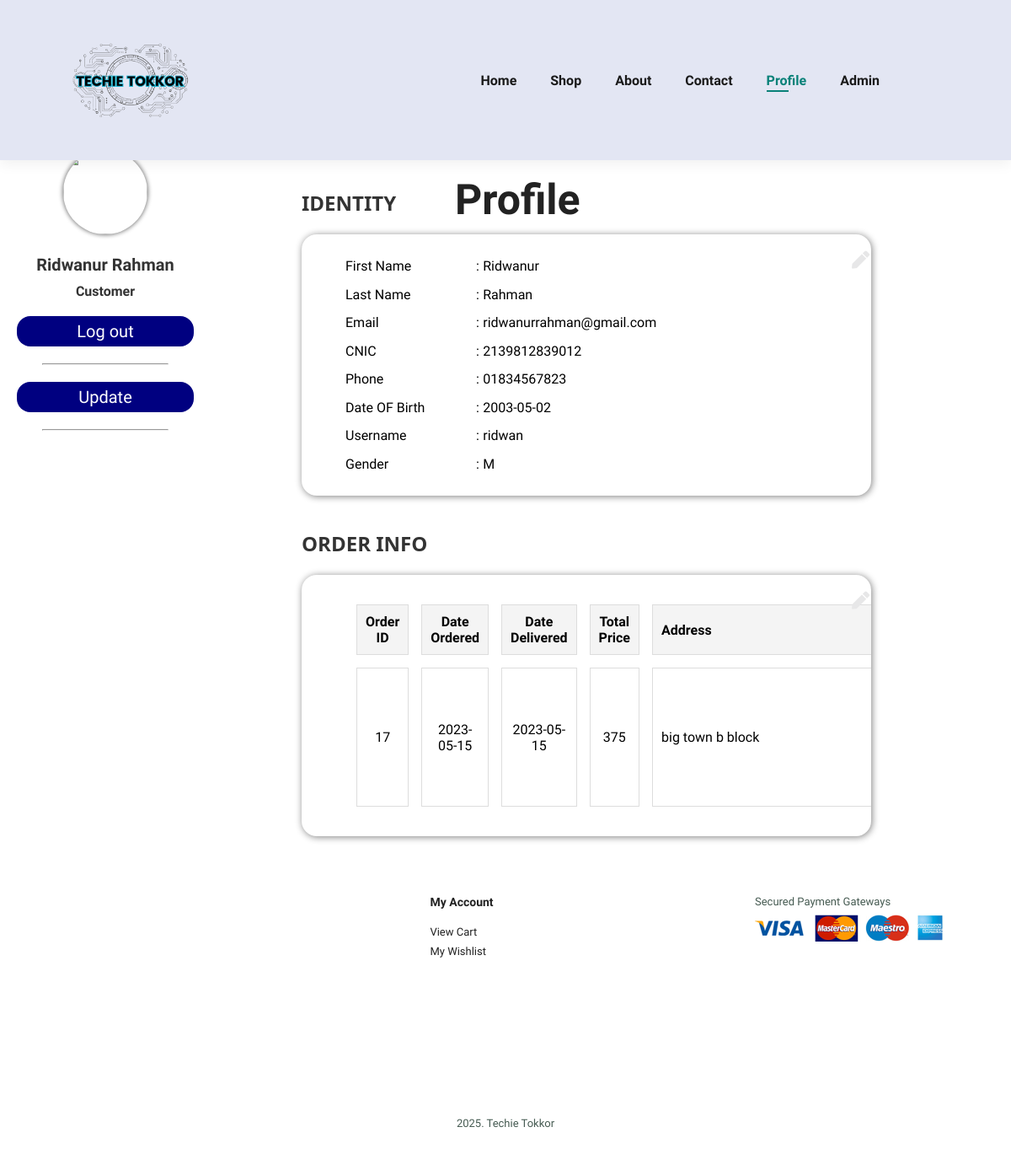
Page /website/profile.php (signed in) on the committed database.
### tables this page shows
CREATE TABLE `accounts` (
  `aid` int(11) NOT NULL,
  `afname` varchar(100) NOT NULL,
  `alname` varchar(100) NOT NULL,
  `phone` char(11) NOT NULL,
  `email` varchar(100) NOT NULL,
  `cnic` char(13) NOT NULL,
  `dob` date NOT NULL,
  `username` varchar(100) NOT NULL,
  `gender` varchar(10) NOT NULL,
  `password` varchar(100) NOT NULL
);

CREATE TABLE `orders` (
  `oid` int(11) NOT NULL,
  `dateod` date NOT NULL,
  `datedel` date DEFAULT NULL,
  `aid` int(11) NOT NULL,
  `address` varchar(255) NOT NULL,
  `city` varchar(50) NOT NULL,
  `country` varchar(100) NOT NULL,
  `account` char(16) DEFAULT NULL,
  `total` int(11) NOT NULL
);

### website/profile.php (the view, shortened to what this page needs)
<!DOCTYPE html>
<html lang="en">
<head>
    <link rel="stylesheet" href="https://pro.fontawesome.com/releases/v5.10.0/css/all.css" />
    <link rel="stylesheet" href="https://pro.fontawesome.com/releases/v5.10.0/css/all.css" />
    <link rel="stylesheet" href="style.css" />
</head>
<body>
    <section id="header">
        <a href="index.php"><img class="logo" src="img/logo.png" width="150" height="120" /></a>
        <div>
            <ul id="navbar">
                <li><a href="index.php">Home</a></li>
                <li><a href="shop.php">Shop</a></li>
                <li><a href="about.php">About</a></li>
                <li><a href="contact.php">Contact</a></li>
                <?php
        if ($_SESSION['aid'] < 0) {
          echo "   <li><a href='login.php'>login</a></li>
            <li><a  href='signup.php'>SignUp</a></li>
            ";
        } else {
          echo "   <li><a class='active'  href='profile.php'>Profile</a></li>
          ";
        }
        ?>
                <li><a href="admin.php">Admin</a></li>
                <li id="lg-bag">
                    <a href="cart.php"><i class="far fa-shopping-bag"></i></a>
                </li>
            </ul>
        </div>
    </section>
    <div class="navbar-top">
        <div class="title">
            <h1>Profile</h1>
        </div>
    </div>
    <div class="sidenav">
        <div class="profile">
            <img src="https://imdezcode.files.wordpress.com/2020/02/imdezcode-logo.png" alt="" width="100" height="100">
            <?php
      include("include/connect.php");
      $aid = $_SESSION['aid'];
      $query = "SELECT * FROM ACCOUNTS WHERE aid = $aid";
      $result = mysqli_query($con, $query);
      $row = mysqli_fetch_assoc($result);
      $afname = $row['afname'];
      $alname = $row['alname'];
      $name = $afname . " " . $alname;
      echo "
      <div class='name'>
        $name
      </div>
      <div class='job'>
        Customer
      </div>
    </div>
    "
        ?>
            <div class="sidenav-url">
                <div class="url">
                    <a href="logout.php" class="btn logup">Log out</a>
                    <hr allign="center">
                </div>
                <div class="url">
                    <a href='profile.php?upd=1' class="btn logup">Update</a>
                    <hr allign="center">
                </div>
            </div>
        </div>
        <div class="main">
            <h2>IDENTITY</h2>
            <div class="card">
                <div class="card-body">
                    <i class="fa fa-pen fa-xs edit"></i>
                    <table>
                        <tbody>
                            <?php
              if (isset($_GET['upd'])) {
                include("include/connect.php");
                $aid = $_SESSION['aid'];
                $query = "SELECT * FROM ACCOUNTS WHERE aid = $aid";
                $result = mysqli_query($con, $query);
                $row = mysqli_fetch_assoc($result);
                $afname = $row['afname'];
                $alname = $row['alname'];
                $phone = $row['phone'];
                $email = $row['email'];
                $cnic = $row['cnic'];
                $dob = $row['dob'];
                $user = $row['username'];
                $gender = $row['gender'];
                echo "
              <form class='form1' method='post'>
              <tr>
                <td>First Name</td>
                <td>:</td>
                <td><input name='a1' type='text' value='$afname'></td>
              </tr>
              <tr>
                <td>Last Name</td>
                <td>:</td>
                <td><input name='a2' type='text' value='$alname'></td>
              </tr>
              <tr>
                <td>Email</td>
                <td>:</td>
                <td><input name='a3' type='text' value='$email'></td>
              </tr>
              <tr>
                <td>CNIC</td>
                <td>:</td>
                <td><input name='a4' type='text' value='$cnic'></td>
              </tr>
              <tr>
              <td>Phone</td>
              <td>:</td>
              <td><input name='a5' type='text' value='$phone'></td>
              </tr>
              <tr>
              <td>Date OF Birth</td>
              <td>:</td>
              <td><input name='a6' type='date' value='$dob'></td>
              </tr>
              <tr>
              <td><button name='submit' type='submit' class='btn' style='width: 50%;'>Submit</button></td>
              </tr>
              </form>
              ";
              } else {
                include("include/connect.php");
                $aid = $_SESSION['aid'];
                $query = "SELECT * FROM ACCOUNTS WHERE aid = $aid";
                $result = mysqli_query($con, $query);
                $row = mysqli_fetch_assoc($result);
                $afname = $row['afname'];
                $alname = $row['alname'];
                $phone = $row['phone'];
                $email = $row['email'];
                $cnic = $row['cnic'];
                $dob = $row['dob'];
                $user = $row['username'];
                $gender = $row['gender'];
                echo "
              <tr>
                <td>First Name</td>
                <td>:</td>
                <td>$afname</td>
              </tr>
              <tr>
                <td>Last Name</td>
                <td>:</td>
                <td>$alname</td>
              </tr>
              <tr>
                <td>Email</td>
                <td>:</td>
                <td>$email</td>
              </tr>
              <tr>
                <td>CNIC</td>
                <td>:</td>
                <td>$cnic</td>
              </tr>
              <tr>
              <td>Phone</td>
              <td>:</td>
              <td>$phone</td>
              </tr>
              <tr>
              <td>Date OF Birth</td>
              <td>:</td>
              <td>$dob</td>
              </tr>
              <tr>
              <td>Username</td>
              <td>:</td>
              <td>$user</td>
              </tr>
              <tr>
              <td>Gender</td>
              <td>:</td>
              <td>$gender</td>
              </tr>
              ";
              }
              ?>
                        </tbody>
                    </table>
                </div>
            </div>
            <?php
      if (isset($_GET['odd'])) {
        include("include/connect.php");
        $oid = $_GET['odd'];
        $query = "select * from `order-details` where oid = $oid";
        $result = mysqli_query($con, $query);
        echo "<h2>Review</h2>
                  <div class='card'>
                  <div class='card-body'>
                      <i class='fa fa-pen fa-xs edit'></i>
                      <div class='tb' style: 'height: 700px; max-height: 700px;'>
                      <form method='post'> <table style='display:table; max-height: 700px;' class='tb'><thead>
                <tr>
                  <th>Name</th>
                  <th>Image</th>
                  <th>Price</th>
                  <th>Review</th>
                  <th>Rating</th>
                </tr>
                </thead><tbody>";
        while ($row = mysqli_fetch_assoc($result)) {
          include("include/connect.php");
          $pid = $row['pid'];
          $query = "select * from products where pid = $pid";
          $result2 = mysqli_query($con, $query);
          $row2 = mysqli_fetch_assoc($result2);
          $img = $row2['img'];
          $pname = $row2['pname'];
          $price = $row2['price'];
          echo " <tr>
                    <td>$pname</td>
                    <td><img src='product_images/$img' width='50px' height='50px' alt='Product 1'></td>
                    <td>$price</td>
                    <td><textarea name='$pid-te'> </textarea></td>
                    <td>
                      <fieldset class='rating' style='width: 300px; padding: 0;' id = 'a-$pid-rating'>
                        <input type='radio' onclick='bruh(`$pid`)' id='$pid-rating1' name='$pid-rating' value='1' required><label for='$pid-rating1' style='padding: 10px;'></label>
                        <input type='radio' onclick='bruh(`$pid`)' id='$pid-rating2' name='$pid-rating' value='2' ><label for='$pid-rating2' style='padding: 10px;'></label>
                        <input type='radio' onclick='bruh(`$pid`)' id='$pid-rating3' name='$pid-rating' value='3' ><label for='$pid-rating3' style='padding: 10px;'></label>
                        <input type='radio' onclick='bruh(`$pid`)' id='$pid-rating4' name='$pid-rating' value='4' ><label for='$pid-rating4' style='padding: 10px;'></label>
                        <input type='radio' onclick='bruh(`$pid`)' id='$pid-rating5' name='$pid-rating' value='5' ><label for='$pid-rating5' style='padding: 10px;'></label>
                      </fieldset>
                    </td>
                  </tr><script>bruh(`$pid`);</script>";
        }
        echo "</tbody></table><div class='asd'><button type='submit' name='abc' class = 'btn' >Submit</button></div>
                </form></tbody>
                  </table>
              </div>
          </div>
     ";
      } else {
        echo "<h2>ORDER INFO</h2>
                <div class='card'>
                <div class='card-body'>
                    <i class='fa fa-pen fa-xs edit'></i>
                    <div class='tb'>
                        <table style='display:table;' class='tb'>
                            <thead>
                                <tr>
                                    <th>Order ID</th>
                                    <th>Date Ordered</th>
                                    <th>Date Delivered</th>
                                    <th>Total Price</th>
                                    <th>Address</th>
                                    <th>Status</th>
                                    <th>Review</th>
                                </tr>
                            </thead>
                            <tbody>";
        include("include/connect.php");
        $aid = $_SESSION['aid'];
        $query = "SELECT * FROM orders join accounts on orders.aid = accounts.aid where orders.aid = $aid";
        $result = mysqli_query($con, $query);
        while ($row = mysqli_fetch_assoc($result)) {
          $oid = $row['oid'];
          $dateod = $row['dateod'];
          $datedel = $row['datedel'];
          $add = $row['address'];
          $pri = $row['total'];
          $status = $row['status'];
            echo "
            <tr>
                <td>$oid</td>
                <td>$dateod</td>
                <td>$datedel</td>
                <td>$pri</td>
                <td style='max-width: 300px; max-height: 100px; overflow-x: auto; overflow-y: auto;'>$add</td>
                <td>$status</td>
            ";
            echo "</tr>";
}
        echo "</tbody>
                  </table>
              </div>
          </div>
      </div>";
      }
      ?>
        </div>
        <footer class="section-p1">
            <div class="col">
                <h4>Contact</h4>
                <p>
                    <strong>Address: </strong> <address></address>
                </p>
                <p>
                    <strong>Phone: </strong> phone
                </p>
                <p>
                    <strong>Hours: </strong> 9am-5pm
                </p>
            </div>
            <div class="col">
                <h4>My Account</h4>
                <a href="cart.php">View Cart</a>
                <a href="wishlist.php">My Wishlist</a>
            </div>
            <div class="col install">
                <p>Secured Payment Gateways</p>
                <img src="img/pay/pay.png" />
            </div>
            <div class="copyright">
                <p>2025. Techie Tokkor</p>
            </div>
        </footer>
</body>
</html>

### website/style.css (style rules this page uses)
* { margin: 0; padding: 0; box-sizing: border-box; font-family: "Spartan", sans-serif; }
html { scroll-behavior: smooth; }
h1 { font-size: 50px; line-height: 64px; color: #222; }
h2 { font-size: 46px; line-height: 54px; color: #222; }
h4 { font-size: 20px; color: #222; }
p { font-size: 16px; color: #465b52; margin: 15px 0 20px 0; }
.section-p1 { padding: 40px 80px; }
body { width: 100%; }
#header { display: flex; align-items: center; justify-content: space-between; padding: 20px 80px; background: #e3e6f3; box-shadow: 0 5px 15px rgba(0, 0, 0, 0.06); position: sticky; z-index: 999; top: 0; left: 0; }
#header .logo { width: 150px; height: auto; display: block; margin: 0 auto; }
#navbar { display: flex; align-items: center; justify-content: center; }
#navbar li { list-style: none; padding: 0 20px; position: relative; }
#navbar li a { text-decoration: none; font-size: 16px; font-weight: 600; color: #1a1a1a; transition: 0.3s ease; }
#navbar li a:hover, #navbar li a.active { color: #088178; }
#navbar li a.active::after, #navbar li a:hover::after { content: ""; width: 30%; height: 2px; background: #088178; position: absolute; bottom: -4px; left: 20px; }
footer { display: flex; flex-wrap: wrap; justify-content: space-between; }
footer .col { display: flex; flex-direction: column; align-items: flex-start; margin-bottom: 20px; }
footer h4 { font-size: 14px; padding-bottom: 20px; }
footer a { font-size: 13px; margin: 0 0 8px 0; text-decoration: none; color: #222; }
footer p { font-size: 13px; margin: 0 0 8px 0; }
footer .copyright { width: 100%; text-align: center; }
.btn { outline: none; border: none; padding: 10px 30px; background-color: navy; color: white; border-radius: 1rem; width: 20%; cursor: pointer; }
.title { padding-top: 15px; position: absolute; left: 45%; }
.sidenav { background-color: #fff; color: #333; margin-top: 100px; border-bottom-right-radius: 25px; height: 86%; left: 0; overflow-x: hidden; padding-top: 20px; position: absolute; top: 70px; width: 250px; }
.url { margin: 20px 0px; }
.profile { margin-bottom: 20px; margin-top: -12px; text-align: center; }
.profile img { border-radius: 50%; box-shadow: 0px 0px 5px 1px grey; }
.name { font-size: 20px; font-weight: bold; padding-top: 20px; }
.job { font-size: 16px; font-weight: bold; padding-top: 10px; }
.url, hr { text-align: center; }
.url hr { margin-left: 20%; width: 60%; }
.url a { color: #fff; display: block; font-size: 20px; margin: 20px; padding: 6px 8px; text-decoration: none; }
.main { margin-top: 2%; margin-left: 29%; font-size: 28px; padding: 0 10px; width: 58%; }
.main h2 { color: #333; font-family: "Segoe UI", Tahoma, Geneva, Verdana, sans-serif; font-size: 24px; margin-bottom: 10px; }
.main .card { background-color: #fff; border-radius: 18px; box-shadow: 1px 1px 8px 0 grey; height: auto; margin-bottom: 30px; padding: 20px 0 20px 50px; }
.main .card table { border: none; font-size: 16px; height: 270px; width: 80%; }
.edit { position: absolute; color: #e7e7e8; right: 14%; }

### website/profile.php (style rules this page uses)
.tb { width: 100%; max-height: 500px; overflow-x: auto; overflow-y: auto; border-collapse: separate; border-spacing: 15px; }
.tb th, .tb td { text-align: center; padding: 10px; border: 1px solid #ddd; }
.tb th { background-color: #f4f4f4; font-weight: bold; }
.tb th:nth-child(5), .tb td:nth-child(5) { min-width: 300px; max-width: 400px; width: 400px; text-align: left; word-wrap: break-word; white-space: normal; }
.logup { width: auto; }

### rows in the picture
accounts: name "Ridwanur Rahman", afname "Ridwanur", alname "Rahman", email "ridwanurrahman@gmail.com", cnic "2139812839012", phone "01834567823", dob "2003-05-02", username "ridwan", gender "M"
orders: oid "17", dateod "2023-05-15", datedel "2023-05-15", total "375", address "big town b block"
